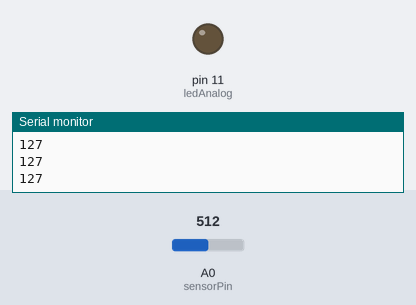
The sketch below on a simulated Arduino Uno, built with avr-gcc and run on an emulated ATmega328P. On the bench: output pins drawn as LEDs (lit = HIGH), the last lines printed to the serial monitor. The test bench sets the inputs (shaded band); at power-on: A0 (sensorPin) = 512.

Above: at 1.2 s.
1.3 s: A0 (sensorPin) set to 416
2.8 s: A0 (sensorPin) set to 385
At 3.2 s:
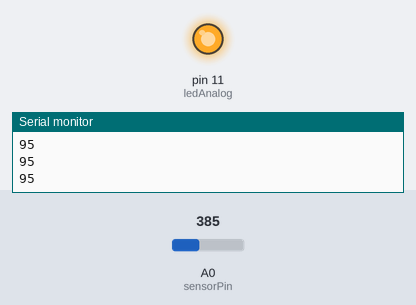
4.3 s: A0 (sensorPin) set to 511
At 5.5 s:
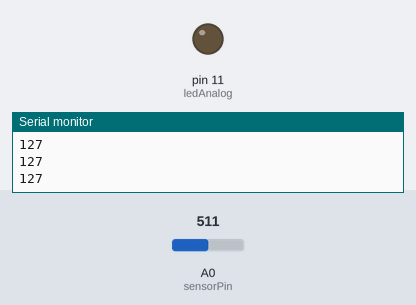
5.8 s: A0 (sensorPin) set to 306
At 7.0 s:
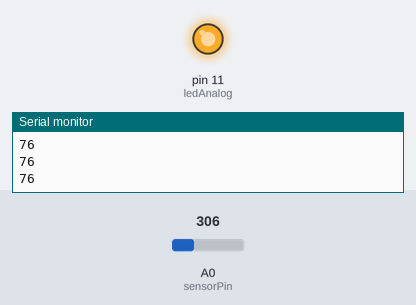
Timing chart, 0 to 8.3 s (numbered marks = the images above; inputs shaded):
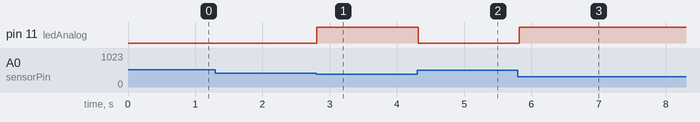

Measured:
- the behaviour switches between 402 and 401 on A0 (sensorPin) (found by bisection; images 0 and 1)
- after the input at 2.8 s, pin 11 (ledAnalog): LOW → HIGH at once
- after the input at 4.3 s, pin 11 (ledAnalog): HIGH → LOW at once
- after the input at 5.8 s, pin 11 (ledAnalog): LOW → HIGH at once

The sketch:

Sensor.ino
```cpp
const int sensorPin = A0;    // select the input pin for the potentiometer
const int ledAnalog = 11;
int sensorMap;

void setup() {
  Serial.begin(9600);
  digitalWrite(ledAnalog, OUTPUT);
}


void loop() {
  // read the value from the sensor:
  int sensorValue = analogRead(sensorPin);
  sensorMap = map(sensorValue, 0, 1024, 0, 255);
  if (sensorMap < 100){
    analogWrite(ledAnalog, 255);
  }else{
    analogWrite(ledAnalog, 0);
  }

  Serial.println(sensorMap);
  delay(100);
}
```
